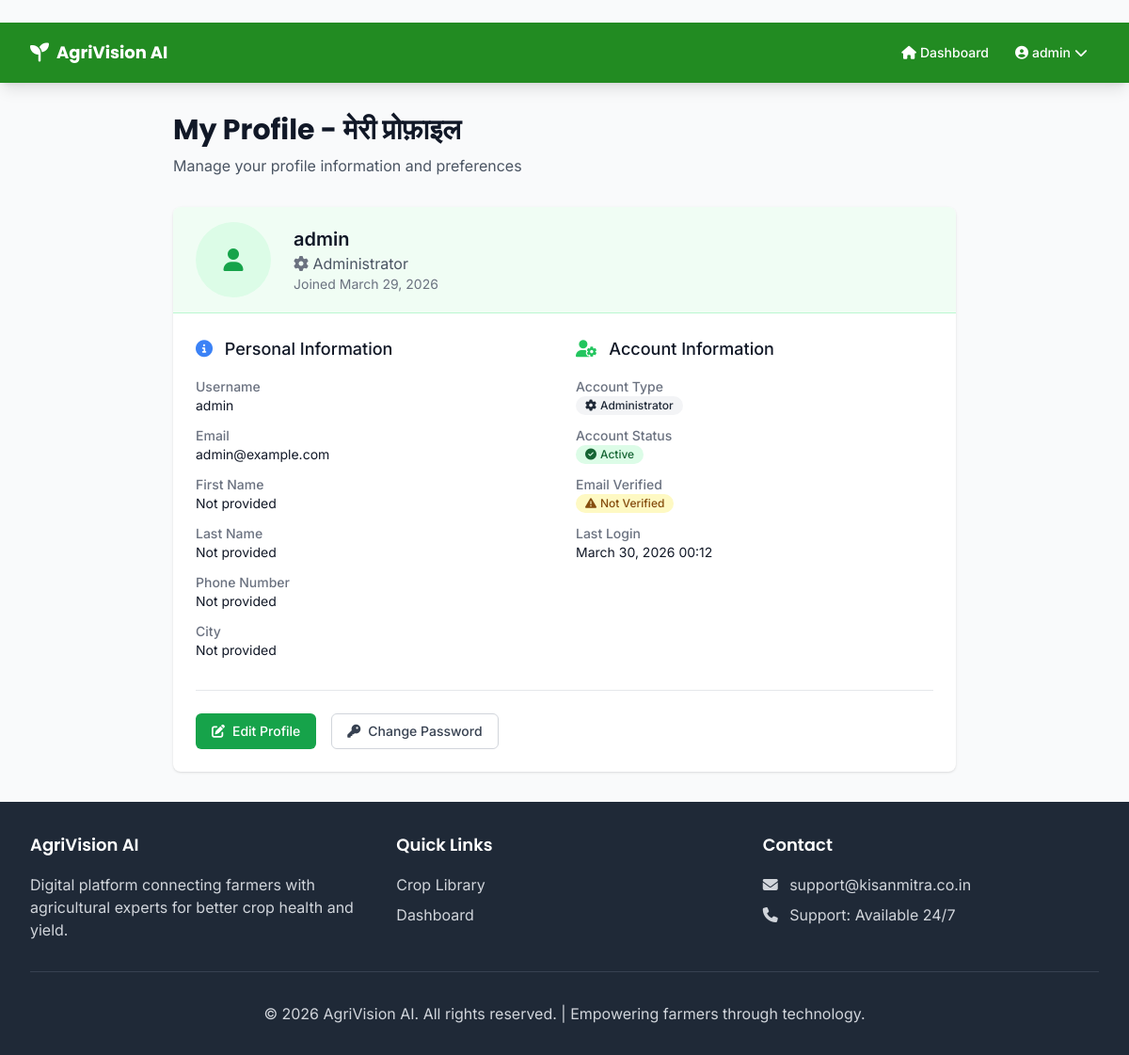
Screenshot of /dashboard/profile/ (signed in) with the database file from the repository.
### core/models.py (models this page shows, shortened)
class User(AbstractUser):
    USER_TYPE_CHOICES = [
        ('farmer', _('Farmer')),
        ('expert', _('Expert')),
        ('admin', _('Administrator')),
    ]
    user_type = models.CharField(
        max_length=10,
        choices=USER_TYPE_CHOICES,
        default='farmer',
        help_text=_('Type of user: Farmer, Expert, or Administrator')
    )
    phone_number = models.CharField(
        max_length=15,
        blank=True,
        null=True,
        help_text=_('Contact phone number')
    )
    address = models.TextField(
        blank=True,
        null=True,
        help_text=_('Physical address')
    )
    city = models.CharField(
        max_length=100,
        blank=True,
        null=True,
        help_text=_("City for weather forecast, e.g., Hyderabad")
    )
    badges = models.JSONField(
        default=list,
        blank=True,
        help_text=_('Badges earned by the user')
    )
    created_at = models.DateTimeField(auto_now_add=True)
    updated_at = models.DateTimeField(auto_now=True)
    @property
    def is_farmer(self):
        return self.user_type == 'farmer'
    @property
    def is_expert(self):
        return self.user_type == 'expert'

### core/views.py (the view)
# urls.py: path('profile/', views.ProfileView.as_view(), name='profile'),
class ProfileView(LoginRequiredMixin, TemplateView):
    template_name = 'dashboard/profile.html'
    def get_context_data(self, **kwargs):
        context = super().get_context_data(**kwargs)
        context['page_title'] = 'My Profile - मेरी प्रोफ़ाइल'
        return context

### templates/dashboard/profile.html (shortened to what this page needs)
﻿{% extends 'base.html' %}
{% block content %}
<div class="max-w-4xl mx-auto px-4 sm:px-6 lg:px-8 py-8">
    <div class="mb-8">
        <h1 class="font-heading font-bold text-3xl text-gray-900">{{ page_title }}</h1>
        <p class="text-gray-600 mt-2">Manage your profile information and preferences</p>
    </div>
    <div class="bg-white shadow rounded-lg overflow-hidden">
        <div class="px-6 py-4 bg-green-50 border-b border-green-200">
            <div class="flex items-center">
                <div class="flex-shrink-0">
                    <div class="h-20 w-20 bg-green-100 rounded-full flex items-center justify-center">
                        <i class="fas fa-user text-green-600 text-2xl"></i>
                    </div>
                </div>
                <div class="ml-6">
                    <h2 class="text-xl font-semibold text-gray-900">
                        {{ user.get_full_name|default:user.username }}
                    </h2>
                    <p class="text-gray-600">
                        {% if user.is_farmer %}
                            <i class="fas fa-seedling text-green-500"></i> Farmer -
                        {% elif user.is_expert %}
                            <i class="fas fa-graduation-cap text-blue-500"></i> Expert -
                        {% elif user.is_staff %}
                            <i class="fas fa-cog text-gray-500"></i> Administrator
                        {% endif %}
                    </p>
                    <p class="text-sm text-gray-500">
                        Joined {{ user.date_joined|date:"F d, Y" }}
                    </p>
                </div>
            </div>
        </div>
        <div class="px-6 py-6">
            <div class="grid grid-cols-1 md:grid-cols-2 gap-6">
                <div>
                    <h3 class="text-lg font-medium text-gray-900 mb-4">
                        <i class="fas fa-info-circle text-blue-500 mr-2"></i>
                        Personal Information</h3>
                    <dl class="space-y-3">
                        <div>
                            <dt class="text-sm font-medium text-gray-500">Username</dt>
                            <dd class="text-sm text-gray-900">{{ user.username }}</dd>
                        </div>
                        <div>
                            <dt class="text-sm font-medium text-gray-500">Email</dt>
                            <dd class="text-sm text-gray-900">{{ user.email|default:"Not provided" }}</dd>
                        </div>
                        <div>
                            <dt class="text-sm font-medium text-gray-500">First Name</dt>
                            <dd class="text-sm text-gray-900">{{ user.first_name|default:"Not provided" }}</dd>
                        </div>
                        <div>
                            <dt class="text-sm font-medium text-gray-500">Last Name</dt>
                            <dd class="text-sm text-gray-900">{{ user.last_name|default:"Not provided" }}</dd>
                        </div>
                        <div>
                            <dt class="text-sm font-medium text-gray-500">Phone Number</dt>
                            <dd class="text-sm text-gray-900">{{ user.phone_number|default:"Not provided" }}</dd>
                        </div>
                        <div>
                            <dt class="text-sm font-medium text-gray-500">City</dt>
                            <dd class="text-sm text-gray-900">{{ user.city|default:"Not provided" }}</dd>
                        </div>
                    </dl>
                </div>
                <div>
                    <h3 class="text-lg font-medium text-gray-900 mb-4">
                        <i class="fas fa-user-cog text-green-500 mr-2"></i>
                        Account Information</h3>
                    <dl class="space-y-3">
                        <div>
                            <dt class="text-sm font-medium text-gray-500">Account Type</dt>
                            <dd class="text-sm text-gray-900">
                                {% if user.is_farmer %}
                                    <span class="inline-flex items-center px-2.5 py-0.5 rounded-full text-xs font-medium bg-green-100 text-green-800">
                                        <i class="fas fa-seedling mr-1"></i> Farmer
                                    </span>
                                {% elif user.is_expert %}
                                    <span class="inline-flex items-center px-2.5 py-0.5 rounded-full text-xs font-medium bg-blue-100 text-blue-800">
                                        <i class="fas fa-graduation-cap mr-1"></i> Expert
                                    </span>
                                {% elif user.is_staff %}
                                    <span class="inline-flex items-center px-2.5 py-0.5 rounded-full text-xs font-medium bg-gray-100 text-gray-800">
                                        <i class="fas fa-cog mr-1"></i> Administrator
                                    </span>
                                {% endif %}
                            </dd>
                        </div>
                        <div>
                            <dt class="text-sm font-medium text-gray-500">Account Status</dt>
                            <dd class="text-sm text-gray-900">
                                {% if user.is_active %}
                                    <span class="inline-flex items-center px-2.5 py-0.5 rounded-full text-xs font-medium bg-green-100 text-green-800">
                                        <i class="fas fa-check-circle mr-1"></i> Active
                                    </span>
                                {% else %}
                                    <span class="inline-flex items-center px-2.5 py-0.5 rounded-full text-xs font-medium bg-red-100 text-red-800">
                                        <i class="fas fa-times-circle mr-1"></i> Inactive
                                    </span>
                                {% endif %}
                            </dd>
                        </div>
                        <div>
                            <dt class="text-sm font-medium text-gray-500">Email Verified</dt>
                            <dd class="text-sm text-gray-900">
                                {% if user.email_verified %}
                                    <span class="inline-flex items-center px-2.5 py-0.5 rounded-full text-xs font-medium bg-green-100 text-green-800">
                                        <i class="fas fa-check-circle mr-1"></i> Verified
                                    </span>
                                {% else %}
                                    <span class="inline-flex items-center px-2.5 py-0.5 rounded-full text-xs font-medium bg-yellow-100 text-yellow-800">
                                        <i class="fas fa-exclamation-triangle mr-1"></i> Not Verified
                                    </span>
                                {% endif %}
                            </dd>
                        </div>
                        <div>
                            <dt class="text-sm font-medium text-gray-500">Last Login</dt>
                            <dd class="text-sm text-gray-900">
                                {{ user.last_login|date:"F d, Y H:i"|default:"Never" }}
                            </dd>
                        </div>
                    </dl>
                </div>
            </div>
            <div class="mt-8 pt-6 border-t border-gray-200">
                <div class="flex flex-col sm:flex-row gap-4">
                    <a href="{% url 'core:update_profile' %}"
                       class="inline-flex items-center justify-center px-4 py-2 border border-transparent text-sm font-medium rounded-md text-white bg-green-600 hover:bg-green-700 focus:outline-none focus:ring-2 focus:ring-offset-2 focus:ring-green-500">
                        <i class="fas fa-edit mr-2"></i>
                        Edit Profile</a>
                    <a href="{% url 'password_change' %}"
                       class="inline-flex items-center justify-center px-4 py-2 border border-gray-300 text-sm font-medium rounded-md text-gray-700 bg-white hover:bg-gray-50 focus:outline-none focus:ring-2 focus:ring-offset-2 focus:ring-green-500">
                        <i class="fas fa-key mr-2"></i>
                        Change Password</a>
                </div>
            </div>
        </div>
    </div>
</div>
{% endblock %}

### templates/base.html (shortened to what this page needs)
{% load i18n %}
<!DOCTYPE html>
<html lang="en">
<head>
    <script src="https://cdn.tailwindcss.com"></script>
    <link rel="stylesheet" href="https://cdnjs.cloudflare.com/ajax/libs/font-awesome/6.4.0/css/all.min.css">
</head>
<body class="font-body bg-gray-50 min-h-screen">
    {% if user.is_authenticated %}
        <nav class="bg-kisan-green shadow-lg">
            <div class="max-w-7xl mx-auto px-4 sm:px-6 lg:px-8">
                <div class="flex justify-between h-16">
                    <div class="flex items-center min-w-0 flex-1">
                        <div class="flex-shrink-0 flex items-center">
                            <i class="fas fa-seedling text-white text-xl mr-2"></i>
                            <span class="font-heading font-bold text-white text-lg whitespace-nowrap">
                                {% if user.is_farmer %}
                                    Farmer Portal
                                {% elif user.is_expert %}
                                    Expert Center
                                {% else %}
                                    AgriVision AI
                                {% endif %}
                            </span>
                        </div>
                    </div>
                    <div class="hidden lg:flex items-center space-x-1">
                        <a href="{% url 'core:dashboard' %}" class="text-white hover:text-kisan-wheat px-3 py-2 rounded-md text-sm font-medium">
                            <i class="fas fa-home mr-1"></i>{% trans "Dashboard" %}
                        </a>
                        <div class="relative group">
                            <button class="text-white hover:text-kisan-wheat px-3 py-2 rounded-md text-sm font-medium flex items-center">
                                <i class="fas fa-user-circle mr-1"></i>
                                {{ user.first_name|default:user.username|truncatechars:8 }}
                                <i class="fas fa-chevron-down ml-1"></i>
                            </button>
                        </div>
                    </div>
                </div>
            </div>
        </nav>
    {% endif %}
    <main>
        {% block content %}{% endblock %}
    </main>
    <footer class="bg-gray-800 text-white py-8 mt-auto">
        <div class="max-w-7xl mx-auto px-4 sm:px-6 lg:px-8">
            <div class="grid grid-cols-1 md:grid-cols-3 gap-8">
                <div>
                    <h3 class="font-heading font-semibold text-lg mb-4">{% trans "AgriVision AI" %}</h3>
                    <p class="text-gray-300">{% trans "Digital platform connecting farmers with agricultural experts for better crop health and yield." %}</p>
                </div>
                <div>
                    <h3 class="font-heading font-semibold text-lg mb-4">{% trans "Quick Links" %}</h3>
                    <ul class="space-y-2 text-gray-300">
                        <li><a href="{% url 'core:crop_library' %}" class="hover:text-white">{% trans "Crop Library" %}</a></li>
                        {% if user.is_authenticated %}
                            <li><a href="{% url 'core:dashboard' %}" class="hover:text-white">{% trans "Dashboard" %}</a></li>
                        {% else %}
                            <li><a href="{% url 'core:login' %}" class="hover:text-white">{% trans "Login" %}</a></li>
                            <li><a href="{% url 'core:signup' %}" class="hover:text-white">{% trans "Register" %}</a></li>
                        {% endif %}
                    </ul>
                </div>
                <div>
                    <h3 class="font-heading font-semibold text-lg mb-4">{% trans "Contact" %}</h3>
                    <p class="text-gray-300">
                        <i class="fas fa-envelope mr-2"></i>
                        support@kisanmitra.co.in
                    </p>
                    <p class="text-gray-300 mt-2">
                        <i class="fas fa-phone mr-2"></i>
                        {% trans "Support: Available 24/7" %}
                    </p>
                </div>
            </div>
            <div class="border-t border-gray-700 mt-8 pt-8 text-center text-gray-300">
                <p>&copy; 2026 {% trans "AgriVision AI. All rights reserved. | Empowering farmers through technology." %}</p>
            </div>
        </div>
    </footer>
</body>
</html>

### rows the page displays
User: first_name "admin", get_full_name "admin", date_joined "March 29, 2026", username "admin", email "admin@example.com", first_name "Not provided", last_name "Not provided", phone_number "Not provided", city "Not provided", last_login "March 30, 2026 00:12"

### other values shown
{{ page_title }} "My Profile - मेरी प्रोफ़ाइल"
